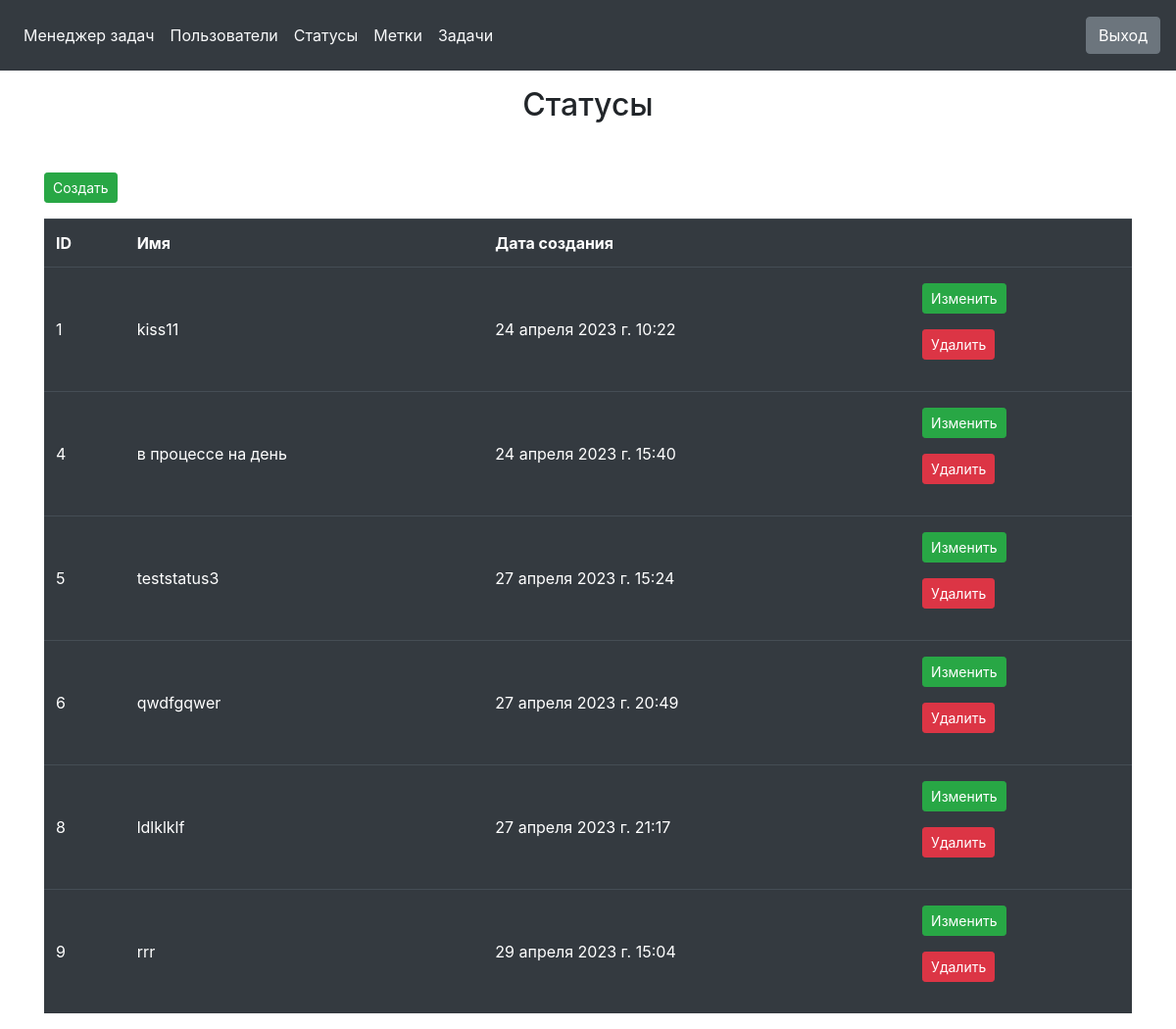
Page /statuses/ (signed in) on the committed database.
### statuses/models.py (models this page shows, shortened)
class Statuses(models.Model):
    name = models.CharField(_('name'), max_length=255, unique=True)
    created_at = models.DateTimeField(_('created at'), auto_now_add=True)

### statuses/views.py (the view)
# urls.py: path('', StatusesView.as_view(), name='statuses'),
class StatusesView(BaseLoginRequiredMixin, ListView):
    model = Statuses
    template_name = 'statuses/index.html'

### core/mixins.py (called while the page is built)
    @method_decorator(login_required_message)
    def dispatch(self, request, *args, **kwargs):
        return super().dispatch(request, *args, **kwargs)

### templates/statuses/index.html
{% extends 'base.html' %}
{% load i18n %}
{% block content %}
<main>
    <div class="container">
        <h2 class="text-center mt-3"  style="min-height: 10vh;">{% trans "Statuses" %}</h2>
        <p><a href="{% url 'create_status' %}" class="btn btn-success btn-sm">{% trans "Create" %}</a></p>
        <table class="table table-dark table-striped-columns">
            <thead>
                <tr class="font-weight-bold">
                    <td>{% trans "ID" %}</td>
                    <td>{% trans "Name" %}</td>
                    <td>{% trans "Created at" %}</td>
                    <td ></td>
                </tr>
            </thead>
            <tbody>
                {% for status in object_list %}
                <tr>
                    <td class="align-middle py-3">{{ status.id }}</td>
                    <td class="align-middle py-3">{{ status.name }}</td>
                    <td class="align-middle py-3">{{ status.created_at }}</td>
                    <td class="py-3">
                        <p><a href="{% url 'update_status' status.id %}" class="btn btn-success btn-sm">{% trans "Update" %}</a></p>
                        <p><a href="{% url 'delete_status' status.id %}" class="btn btn-danger btn-sm">{% trans "Delete"%}</a></p>
                    </td>
                </tr>
                {% endfor %}
            </tbody>
        </table>
    </div>
</main>
{% endblock %}

### rows in the picture
Statuses: id "1", name "kiss11", created_at "24 апреля 2023 г. 10:22"
Statuses: id "4", name "в процессе на день", created_at "24 апреля 2023 г. 15:40"
Statuses: id "5", name "teststatus3", created_at "27 апреля 2023 г. 15:24"
Statuses: id "6", name "qwdfgqwer", created_at "27 апреля 2023 г. 20:49"
Statuses: id "8", name "ldlklklf", created_at "27 апреля 2023 г. 21:17"
Statuses: id "9", name "rrr", created_at "29 апреля 2023 г. 15:04"
